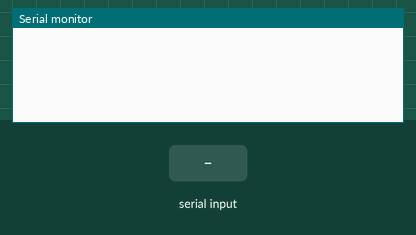
Recording of a sketch running on a simulated Arduino Uno, built with avr-gcc and run on an emulated ATmega328P. Parts: the last lines printed to the serial monitor. Inputs (shaded band) come from the test bench.

Above: at 1.2 s.
1.3 s: "5" received over Serial
At 2.5 s:
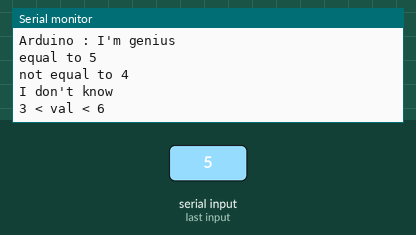
2.8 s: "1" received over Serial
At 3.5 s:
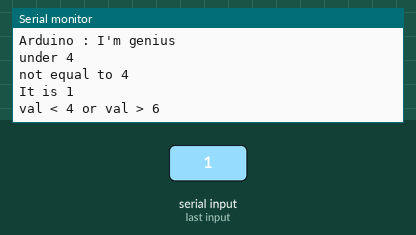
4.3 s: "6" received over Serial
At 5.4 s:
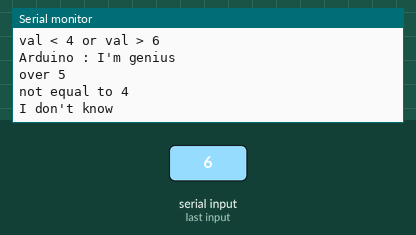

The sketch:

if.ino
```cpp
void setup() {
  Serial.begin(9600);
}

void loop() {
  if (Serial.available()) {
    Serial.println("Arduino : I'm genius");
    char val = Serial.read();

    if (val == '5') {
      Serial.println("equal to 5");
    }
    else if (val > '5') {
      Serial.println("over 5");
    }
    else if (val < '4') {
      Serial.println("under 4");
    }

    if (val != '4') {
      Serial.println("not equal to 4");
    }
    else {
      Serial.println("equal to 4");
    }

    if (val == '1') {
      Serial.println("It is 1");
    } else if (val == '0') {
      Serial.println("It is 0");
    } else {
      Serial.println("I don't know");
    }

    if (val > '3' && val < '6') {
      Serial.println("3 < val < 6");
    } else if (val < '4' || val > '6') {
      Serial.println("val < 4 or val > 6");
    } else if ( !(val == '6') ) {
      Serial.println("can't print");
    }

  }
}
```

Measured:
- after the input at 1.3 s, the serial monitor: prints a new line at once (image 1)
- after the input at 2.8 s, the serial monitor: prints a new line at once (image 2)
- after the input at 4.3 s, the serial monitor: prints a new line at once (image 3)
